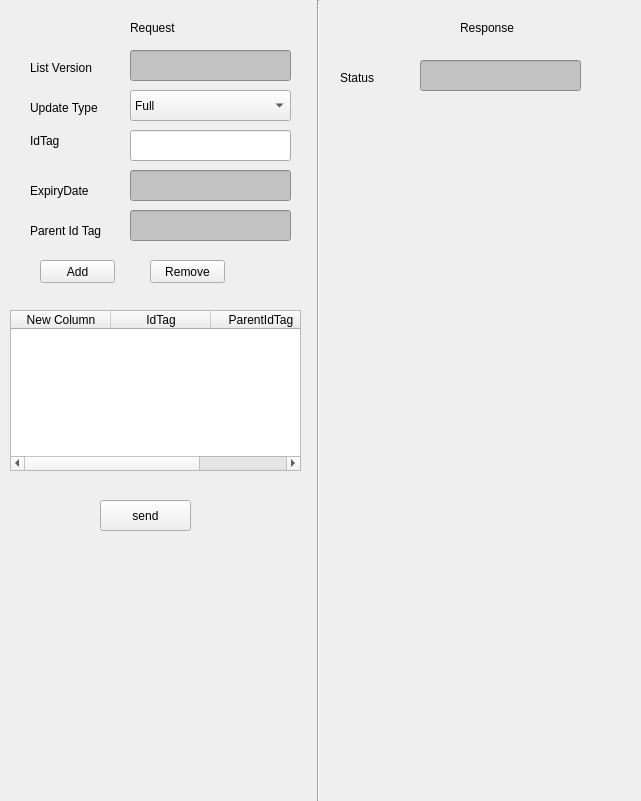
     <widget class="QWidget" name="widget_SendLocalList" native="true">
      <property name="geometry">
       <rect>
        <x>0</x>
        <y>120</y>
        <width>641</width>
        <height>801</height>
       </rect>
      </property>
      <property name="font">
       <font>
        <strikeout>false</strikeout>
       </font>
      </property>
      <property name="focusPolicy">
       <enum>Qt::NoFocus</enum>
      </property>
      <property name="autoFillBackground">
       <bool>true</bool>
      </property>
      <widget class="QLabel" name="label_64">
       <property name="geometry">
        <rect>
         <x>460</x>
         <y>20</y>
         <width>61</width>
         <height>16</height>
        </rect>
       </property>
       <property name="text">
        <string>Response</string>
       </property>
      </widget>
      <widget class="Line" name="line_26">
       <property name="geometry">
        <rect>
         <x>310</x>
         <y>0</y>
         <width>16</width>
         <height>801</height>
        </rect>
       </property>
       <property name="orientation">
        <enum>Qt::Vertical</enum>
       </property>
      </widget>
      <widget class="QLabel" name="label_65">
       <property name="geometry">
        <rect>
         <x>130</x>
         <y>20</y>
         <width>61</width>
         <height>16</height>
        </rect>
       </property>
       <property name="text">
        <string>Request</string>
       </property>
      </widget>
      <widget class="QLineEdit" name="lineEdit_ListVersion_SendLocalList_Request">
       <property name="geometry">
        <rect>
         <x>130</x>
         <y>50</y>
         <width>161</width>
         <height>31</height>
        </rect>
       </property>
       <property name="autoFillBackground">
        <bool>false</bool>
       </property>
       <property name="styleSheet">
        <string notr="true">background:rgb(195, 195, 195)</string>
       </property>
       <property name="text">
        <string/>
       </property>
       <property name="readOnly">
        <bool>false</bool>
       </property>
      </widget>
      <widget class="QLabel" name="label_ListVersion_SendLocalList_Request">
       <property name="geometry">
        <rect>
         <x>30</x>
         <y>60</y>
         <width>81</width>
         <height>16</height>
        </rect>
       </property>
       <property name="text">
        <string>List Version</string>
       </property>
      </widget>
      <widget class="QLabel" name="label_Status_SendLocalList_Response">
       <property name="geometry">
        <rect>
         <x>340</x>
         <y>70</y>
         <width>81</width>
         <height>16</height>
        </rect>
       </property>
       <property name="text">
        <string>Status</string>
       </property>
      </widget>
      <widget class="QLabel" name="label_UpdateType_SendLocalList_Request">
       <property name="geometry">
        <rect>
         <x>30</x>
         <y>100</y>
         <width>81</width>
         <height>16</height>
        </rect>
       </property>
       <property name="text">
        <string>Update Type</string>
       </property>
      </widget>
      <widget class="QLineEdit" name="lineEdit_Status_SendLocalList_Response">
       <property name="geometry">
        <rect>
         <x>420</x>
         <y>60</y>
         <width>161</width>
         <height>31</height>
        </rect>
       </property>
       <property name="autoFillBackground">
        <bool>false</bool>
       </property>
       <property name="styleSheet">
        <string notr="true">background:rgb(195, 195, 195)</string>
       </property>
       <property name="text">
        <string/>
       </property>
       <property name="readOnly">
        <bool>true</bool>
       </property>
      </widget>
      <widget class="QComboBox" name="comboBox_UpdateType_SendLocalList_Request">
       <property name="geometry">
        <rect>
         <x>130</x>
         <y>90</y>
         <width>161</width>
         <height>31</height>
        </rect>
       </property>
       <item>
        <property name="text">
         <string>Full</string>
        </property>
       </item>
       <item>
        <property name="text">
         <string>Differential</string>
        </property>
       </item>
      </widget>
      <widget class="QLabel" name="label">
       <property name="geometry">
        <rect>
         <x>30</x>
         <y>130</y>
         <width>71</width>
         <height>21</height>
        </rect>
       </property>
       <property name="text">
        <string>IdTag</string>
       </property>
      </widget>
      <widget class="QLineEdit" name="lineEdit_idtag_sendlocallist">
       <property name="geometry">
        <rect>
         <x>130</x>
         <y>130</y>
         <width>161</width>
         <height>31</height>
        </rect>
       </property>
      </widget>
      <widget class="QLabel" name="label_3">
       <property name="geometry">
        <rect>
         <x>30</x>
         <y>180</y>
         <width>71</width>
         <height>21</height>
        </rect>
       </property>
       <property name="text">
        <string>ExpiryDate</string>
       </property>
      </widget>
      <widget class="QLabel" name="label_4">
       <property name="geometry">
        <rect>
         <x>30</x>
         <y>220</y>
         <width>71</width>
         <height>21</height>
        </rect>
       </property>
       <property name="text">
        <string>Parent Id Tag</string>
       </property>
      </widget>
      <widget class="QLineEdit" name="lineEdit_expirydate_sendlocallist">
       <property name="geometry">
        <rect>
         <x>130</x>
         <y>170</y>
         <width>161</width>
         <height>31</height>
        </rect>
       </property>
       <property name="styleSheet">
        <string notr="true">background:rgb(195, 195, 195)</string>
       </property>
      </widget>
      <widget class="QLineEdit" name="lineEdit_parentidtag_sendlocallist">
       <property name="geometry">
        <rect>
         <x>130</x>
         <y>210</y>
         <width>161</width>
         <height>31</height>
        </rect>
       </property>
       <property name="styleSheet">
        <string notr="true">background:rgb(195, 195, 195)</string>
       </property>
      </widget>
      <widget class="QPushButton" name="pushButton_Send_sendlocallist">
       <property name="geometry">
        <rect>
         <x>100</x>
         <y>500</y>
         <width>91</width>
         <height>31</height>
        </rect>
       </property>
       <property name="text">
        <string>send</string>
       </property>
      </widget>
      <widget class="QTableWidget" name="tableWidget_SendLocalList">
       <property name="geometry">
        <rect>
         <x>10</x>
         <y>310</y>
         <width>291</width>
         <height>161</height>
        </rect>
       </property>
       <column>
        <property name="text">
         <string>New Column</string>
        </property>
       </column>
       <column>
        <property name="text">
         <string>IdTag</string>
        </property>
       </column>
       <column>
        <property name="text">
         <string>ParentIdTag</string>
        </property>
       </column>
      </widget>
      <widget class="QPushButton" name="pushButton_Add_SendLocalList">
       <property name="geometry">
        <rect>
         <x>40</x>
         <y>260</y>
         <width>75</width>
         <height>23</height>
        </rect>
       </property>
       <property name="text">
        <string>Add</string>
       </property>
      </widget>
      <widget class="QPushButton" name="pushButton_Remove_SendLocalList">
       <property name="geometry">
        <rect>
         <x>150</x>
         <y>260</y>
         <width>75</width>
         <height>23</height>
        </rect>
       </property>
       <property name="text">
        <string>Remove</string>
       </property>
      </widget>
     </widget>
